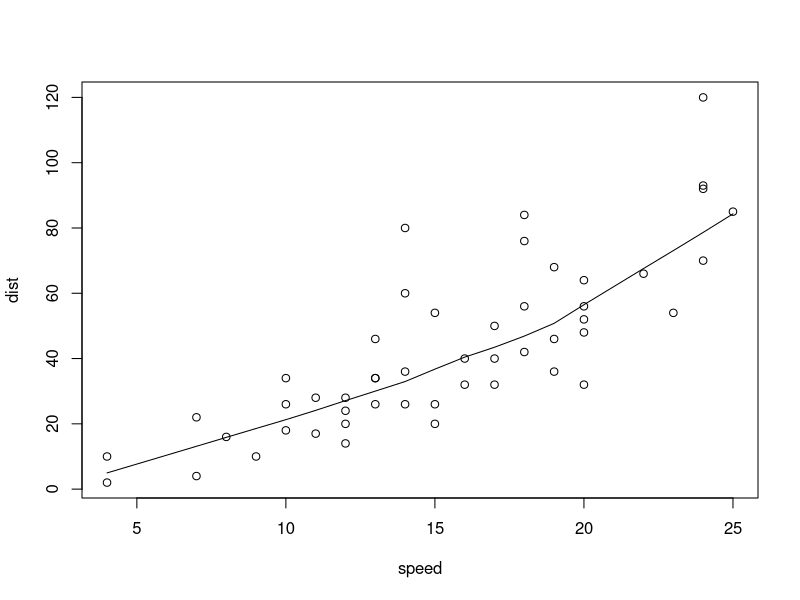
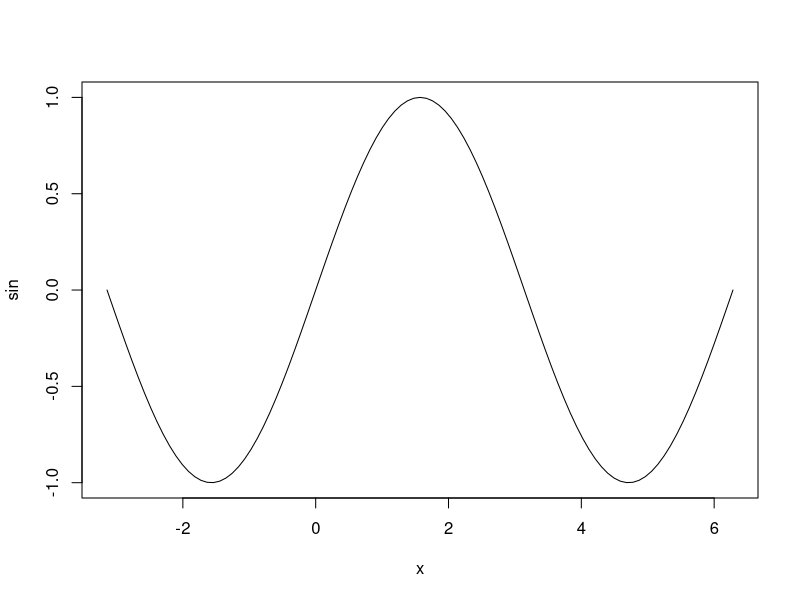
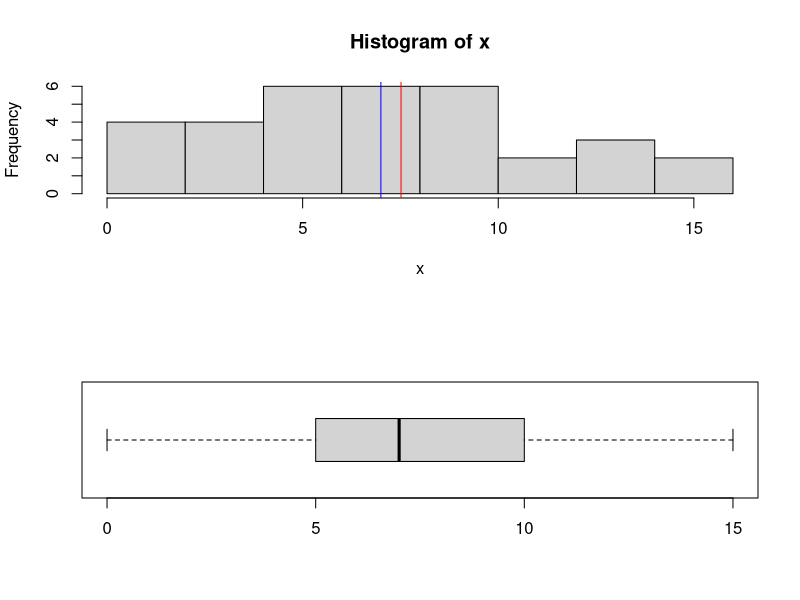

The R source for these figures, in order:
### simple math and variables
1+1

x = 2
y <- 1+x

### changing your working directory
setwd("C:/path/to/directory")

### installing and loading packages
install.packages("vegan")
install.packages("ggplot2")
library(vegan)
library(ggplot2)

### using the help function to learn about functions in different packages without google
help(plot)

### learning about a function by using the dataset and code included at the end of a help section
require(stats) # for lowess, rpois, rnorm
data(cars)
plot(cars)
lines(lowess(cars))

plot(sin, -pi, 2*pi) # see ?plot.function

### reading and writing files
table_in <- read.table("seqs_otus.table.txt", header = TRUE, row.names = 1, sep='\t')
table_out <- t(table_in)
write.table(table_out, file = "seqs_otus.transpose.txt", sep = "\t", row.names = TRUE, col.names = TRUE)


### Descriptive statistics

x <- c(0:10, 5:15, 2:10, 14, 15)

x.mean = mean(x)
x.stdev = sd(x)
x.median = median(x)

par(mfcol=c(2,1))
hist(x, breaks=10)
abline(v=x.mean, col= "red")
abline(v=x.median, col= "blue")
boxplot(x, horizontal=T)

